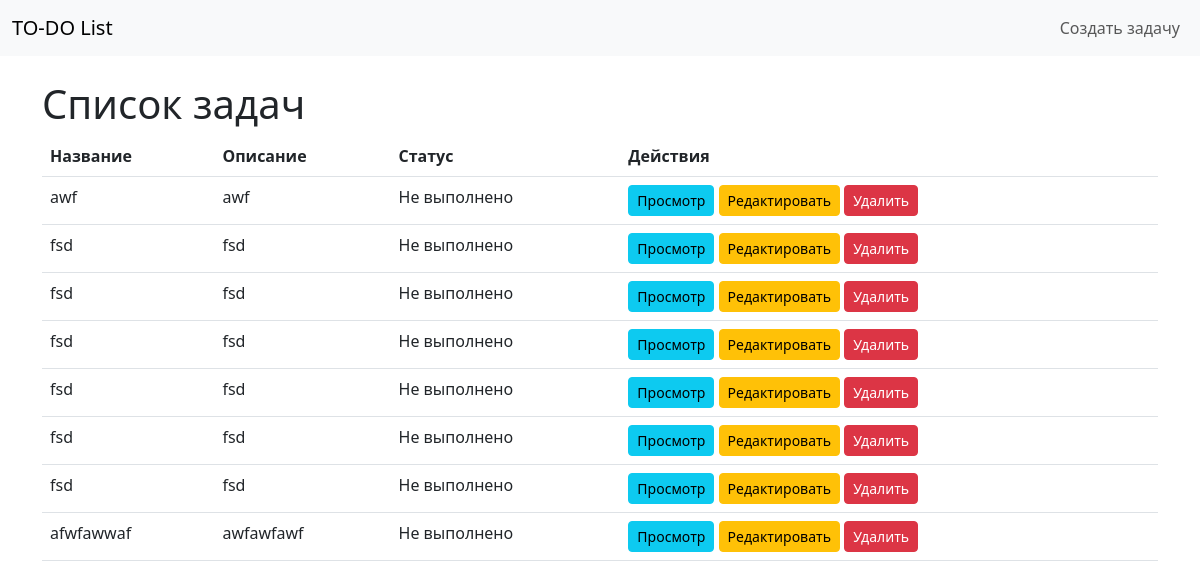
Before: / with the older database file.
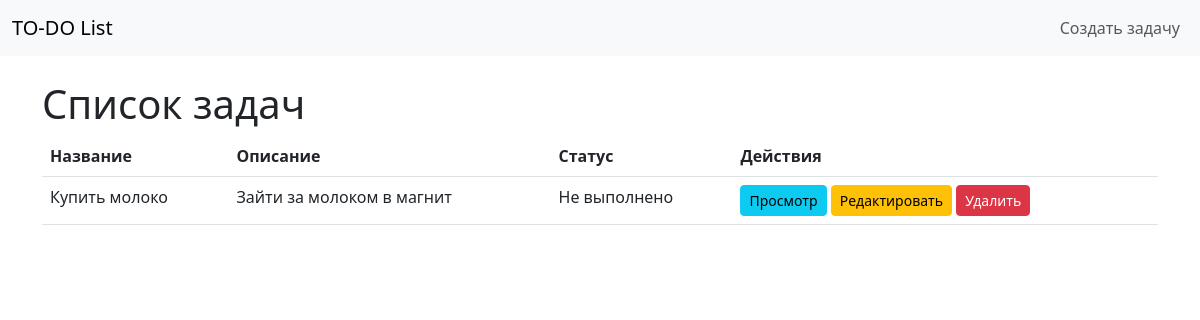
After: the same page with the newer database file.
### tasks/models.py (models this page shows)
class Task(models.Model):
    task_name = models.CharField(max_length=50)
    description = models.TextField(max_length=500)
    is_completed = models.BooleanField(default=False)

### tasks/views.py (the view)
# urls.py: path('', index, name='index'),
def index(request):
    tasks = Task.objects.all()
    context = {'tasks': tasks}
    return render(request, 'tasks/list.html', context)

### tasks/templates/tasks/list.html
{% extends 'tasks/base.html' %}
{% block content %}
    <h1>Список задач</h1>
    <table class="table">
        <thead>
        <tr>
            <th>Название</th>
            <th>Описание</th>
            <th>Статус</th>
            <th>Действия</th>
        </tr>
        </thead>
        <tbody>
        {% for task in tasks %}
            <tr>
                <td>{{ task.task_name }}</td>
                <td>{{ task.description }}</td>
                <td>{% if task.is_completed %}Выполнено{% else %}Не выполнено{% endif %}</td>
                <td>
                    <a href="/tasks/{{ task.id }}" class="btn btn-info btn-sm">Просмотр</a>
                    <a href="{% url 'tasks:edit_task' task.id %}" class="btn btn-warning btn-sm">Редактировать</a>
                    <a href="/tasks/{{ task.id }}/delete" class="btn btn-danger btn-sm">Удалить</a>
                </td>
            </tr>
        {% endfor %}
        </tbody>
    </table>
{% endblock %}

### tasks/templates/tasks/base.html (shortened to what this page needs)
<!DOCTYPE html>
<html lang="ru">
<head>
    <link href="https://cdn.jsdelivr.net/npm/bootstrap@5.3.0/dist/css/bootstrap.min.css" rel="stylesheet">
</head>
<body>
<nav class="navbar navbar-expand-lg navbar-light bg-light">
    <div class="container-fluid">
        <a class="navbar-brand" href="/">TO-DO List</a>
        <div class="navbar-nav">
            <a class="nav-link" href="{% url 'tasks:task_creation' %}">Создать задачу</a>
        </div>
    </div>
</nav>
<div class="container mt-4">
    {% block content %}
    {% endblock %}
</div>
</body>
</html>

Changed rows visible on the page:
removed Task: task_name "awf", description "awf", is_completed "Не выполнено"
removed Task: task_name "fsd", description "fsd", is_completed "Не выполнено"
removed Task: task_name "fsd", description "fsd", is_completed "Не выполнено"
removed Task: task_name "fsd", description "fsd", is_completed "Не выполнено"
removed Task: task_name "fsd", description "fsd", is_completed "Не выполнено"
removed Task: task_name "fsd", description "fsd", is_completed "Не выполнено"
removed Task: task_name "fsd", description "fsd", is_completed "Не выполнено"
removed Task: task_name "afwfawwaf", description "awfawfawf", is_completed "Не выполнено"
added Task: task_name "Купить молоко", description "Зайти за молоком в магнит", is_completed "Не выполнено"
